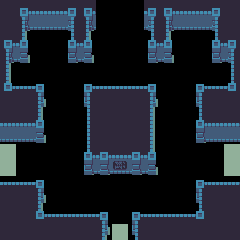

Rendered tile map (Tiled .tmx) drawn with the repository's tilesets; below, a short description and the full map source, tile grids included:
An orthogonal 15x15 tile map with 16x16 px tiles, 1 tile layer (Tiles) and 13 objects (7x Peeble, 3x Spikes, Door, Chest, La voie se liberera en temps de grand be).

<map version="1.0" orientation="orthogonal" width="15" height="15" tilewidth="16" tileheight="16">
 <tileset firstgid="1" name="tiles" tilewidth="16" tileheight="16">
  <image source="../tilesets/tiles.png" width="96" height="144" />
 </tileset>
 <layer name="Tiles" width="15" height="15">
  <data>
   <tile gid="8" />
   <tile gid="4" />
   <tile gid="5" />
   <tile gid="5" />
   <tile gid="6" />
   <tile gid="4" />
   <tile gid="0" />
   <tile gid="0" />
   <tile gid="0" />
   <tile gid="6" />
   <tile gid="4" />
   <tile gid="5" />
   <tile gid="5" />
   <tile gid="6" />
   <tile gid="8" />
   <tile gid="8" />
   <tile gid="10" />
   <tile gid="11" />
   <tile gid="11" />
   <tile gid="12" />
   <tile gid="10" />
   <tile gid="0" />
   <tile gid="0" />
   <tile gid="0" />
   <tile gid="12" />
   <tile gid="10" />
   <tile gid="11" />
   <tile gid="11" />
   <tile gid="12" />
   <tile gid="8" />
   <tile gid="4" />
   <tile gid="46" />
   <tile gid="0" />
   <tile gid="0" />
   <tile gid="45" />
   <tile gid="46" />
   <tile gid="0" />
   <tile gid="0" />
   <tile gid="0" />
   <tile gid="45" />
   <tile gid="46" />
   <tile gid="0" />
   <tile gid="0" />
   <tile gid="45" />
   <tile gid="6" />
   <tile gid="10" />
   <tile gid="52" />
   <tile gid="0" />
   <tile gid="0" />
   <tile gid="51" />
   <tile gid="52" />
   <tile gid="0" />
   <tile gid="0" />
   <tile gid="0" />
   <tile gid="51" />
   <tile gid="52" />
   <tile gid="0" />
   <tile gid="0" />
   <tile gid="51" />
   <tile gid="12" />
   <tile gid="16" />
   <tile gid="0" />
   <tile gid="0" />
   <tile gid="0" />
   <tile gid="0" />
   <tile gid="0" />
   <tile gid="0" />
   <tile gid="0" />
   <tile gid="0" />
   <tile gid="0" />
   <tile gid="0" />
   <tile gid="0" />
   <tile gid="0" />
   <tile gid="0" />
   <tile gid="18" />
   <tile gid="22" />
   <tile gid="23" />
   <tile gid="34" />
   <tile gid="0" />
   <tile gid="0" />
   <tile gid="33" />
   <tile gid="23" />
   <tile gid="23" />
   <tile gid="23" />
   <tile gid="34" />
   <tile gid="0" />
   <tile gid="0" />
   <tile gid="33" />
   <tile gid="23" />
   <tile gid="24" />
   <tile gid="8" />
   <tile gid="8" />
   <tile gid="40" />
   <tile gid="0" />
   <tile gid="0" />
   <tile gid="39" />
   <tile gid="8" />
   <tile gid="8" />
   <tile gid="8" />
   <tile gid="40" />
   <tile gid="0" />
   <tile gid="0" />
   <tile gid="39" />
   <tile gid="8" />
   <tile gid="8" />
   <tile gid="5" />
   <tile gid="5" />
   <tile gid="46" />
   <tile gid="0" />
   <tile gid="0" />
   <tile gid="18" />
   <tile gid="8" />
   <tile gid="8" />
   <tile gid="8" />
   <tile gid="16" />
   <tile gid="0" />
   <tile gid="0" />
   <tile gid="45" />
   <tile gid="5" />
   <tile gid="5" />
   <tile gid="11" />
   <tile gid="11" />
   <tile gid="52" />
   <tile gid="0" />
   <tile gid="0" />
   <tile gid="18" />
   <tile gid="8" />
   <tile gid="8" />
   <tile gid="8" />
   <tile gid="16" />
   <tile gid="0" />
   <tile gid="0" />
   <tile gid="51" />
   <tile gid="11" />
   <tile gid="11" />
   <tile gid="17" />
   <tile gid="0" />
   <tile gid="0" />
   <tile gid="0" />
   <tile gid="0" />
   <tile gid="45" />
   <tile gid="35" />
   <tile gid="5" />
   <tile gid="35" />
   <tile gid="46" />
   <tile gid="0" />
   <tile gid="0" />
   <tile gid="0" />
   <tile gid="0" />
   <tile gid="17" />
   <tile gid="17" />
   <tile gid="0" />
   <tile gid="0" />
   <tile gid="0" />
   <tile gid="0" />
   <tile gid="51" />
   <tile gid="41" />
   <tile gid="50" />
   <tile gid="41" />
   <tile gid="52" />
   <tile gid="0" />
   <tile gid="0" />
   <tile gid="0" />
   <tile gid="0" />
   <tile gid="17" />
   <tile gid="23" />
   <tile gid="23" />
   <tile gid="34" />
   <tile gid="0" />
   <tile gid="0" />
   <tile gid="0" />
   <tile gid="0" />
   <tile gid="0" />
   <tile gid="0" />
   <tile gid="0" />
   <tile gid="0" />
   <tile gid="0" />
   <tile gid="33" />
   <tile gid="23" />
   <tile gid="23" />
   <tile gid="8" />
   <tile gid="8" />
   <tile gid="40" />
   <tile gid="0" />
   <tile gid="0" />
   <tile gid="0" />
   <tile gid="0" />
   <tile gid="0" />
   <tile gid="0" />
   <tile gid="0" />
   <tile gid="0" />
   <tile gid="0" />
   <tile gid="39" />
   <tile gid="8" />
   <tile gid="8" />
   <tile gid="8" />
   <tile gid="8" />
   <tile gid="22" />
   <tile gid="23" />
   <tile gid="23" />
   <tile gid="23" />
   <tile gid="34" />
   <tile gid="0" />
   <tile gid="33" />
   <tile gid="23" />
   <tile gid="23" />
   <tile gid="23" />
   <tile gid="24" />
   <tile gid="8" />
   <tile gid="8" />
   <tile gid="8" />
   <tile gid="8" />
   <tile gid="8" />
   <tile gid="8" />
   <tile gid="8" />
   <tile gid="8" />
   <tile gid="40" />
   <tile gid="17" />
   <tile gid="39" />
   <tile gid="8" />
   <tile gid="8" />
   <tile gid="8" />
   <tile gid="8" />
   <tile gid="8" />
   <tile gid="8" />
  </data>
 </layer>
 <objectgroup name="Objects" width="0" height="0">
  <object name="Door" x="96" y="0" width="48" height="32" />
  <object name="Peeble" x="160" y="192" width="16" height="16" />
  <object name="Peeble" x="176" y="112" width="16" height="16" />
  <object name="Peeble" x="64" y="96" width="16" height="16" />
  <object name="Peeble" x="64" y="176" width="16" height="16" />
  <object name="Peeble" x="80" y="192" width="16" height="16" />
  <object name="Spikes" x="48" y="112" width="32" height="16" />
  <object name="Chest" x="32" y="32" width="16" height="16" />
  <object name="Spikes" x="80" y="64" width="16" height="32" />
  <object name="Spikes" x="208" y="144" width="16" height="48" />
  <object name="Peeble" x="176" y="48" width="16" height="16" />
  <object name="Peeble" x="128" y="48" width="16" height="16" />
  <object name="La voie se liberera en temps de grand besoin" x="112" y="160" width="16" height="16" />
 </objectgroup>
</map>
